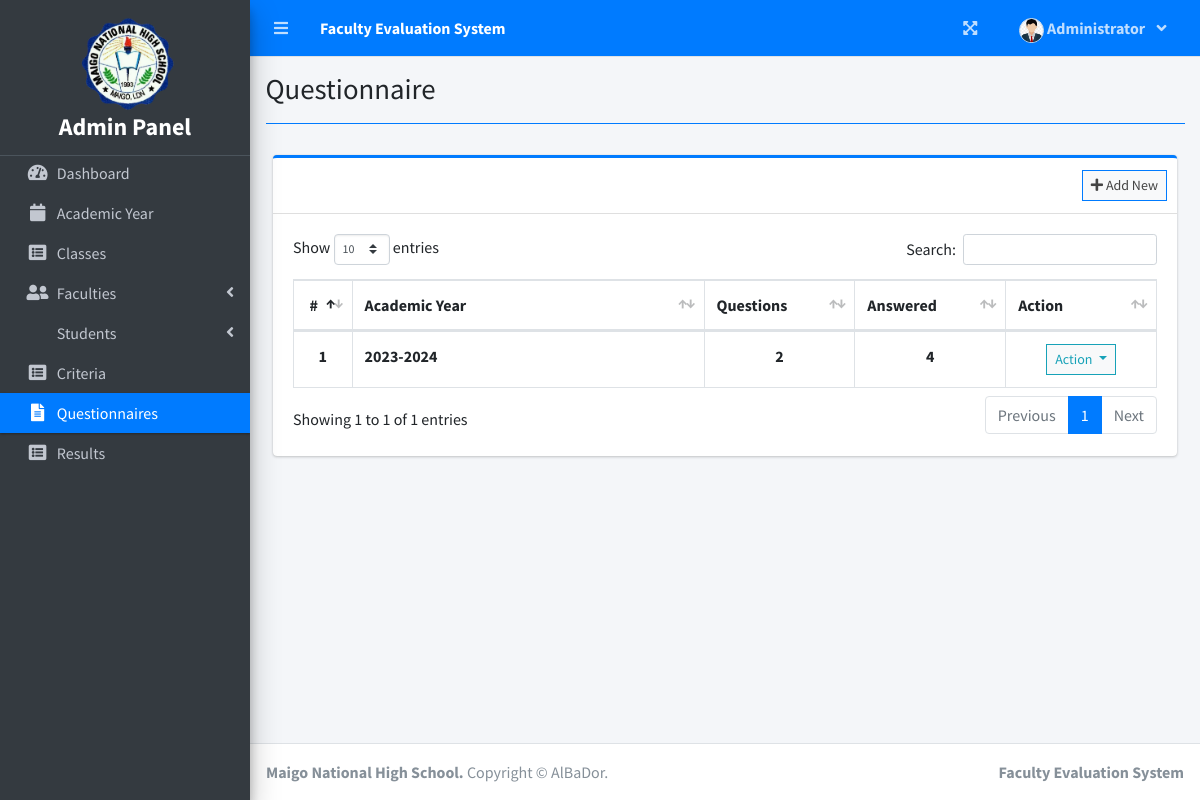
The page /index.php?page=questionnaire (signed in) on the database as committed earlier.
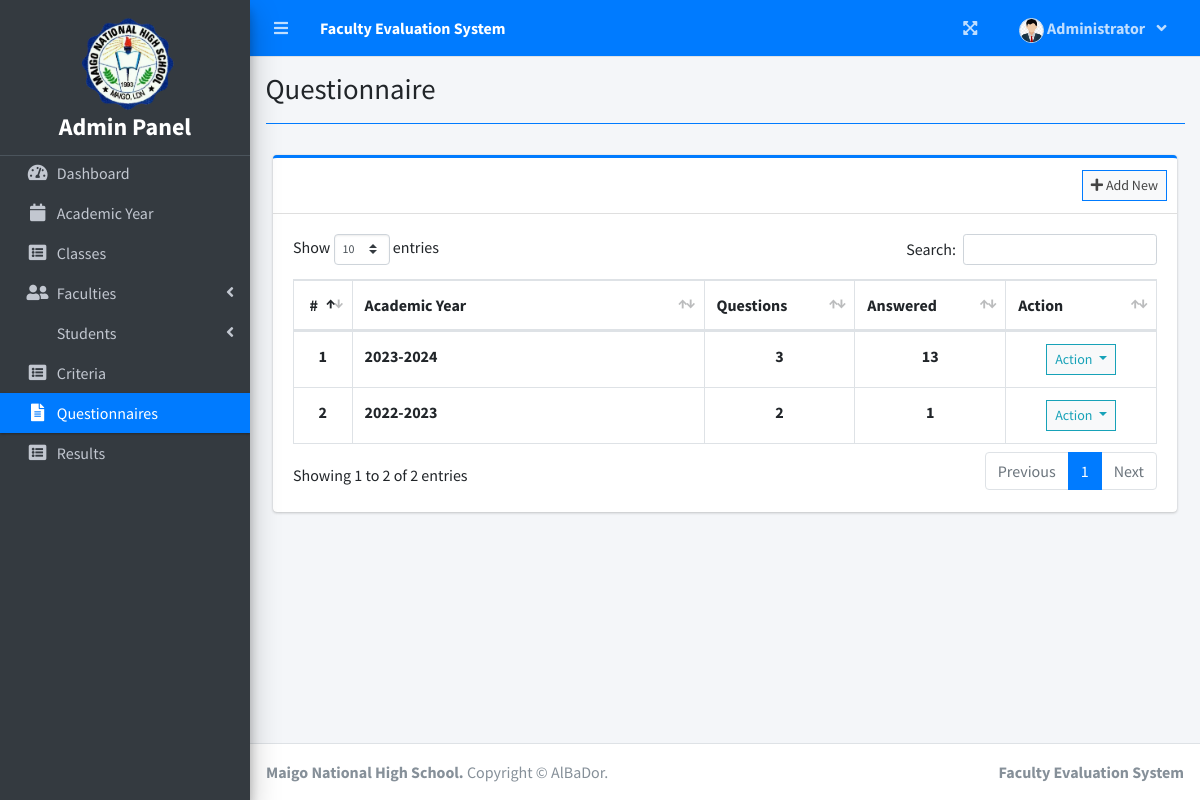
The same page on the database as committed later.
### tables this page shows
CREATE TABLE `academic_list` (
  `id` int(30) NOT NULL,
  `year` text NOT NULL,
  `semester` int(30) NOT NULL,
  `is_default` tinyint(1) NOT NULL DEFAULT 0,
  `status` int(1) NOT NULL DEFAULT 0 COMMENT '0=Pending,1=Start,2=Closed'
);

### admin/questionnaire.php (the view, shortened to what this page needs)
<?php include'db_connect.php' ?>
<div class="col-lg-12">
	<div class="card card-outline card-primary">
		<div class="card-header">
			<div class="card-tools">
				<a class="btn btn-block btn-sm btn-default btn-flat border-primary new_academic" href="javascript:void(0)"><i class="fa fa-plus"></i> Add New</a>
			</div>
		</div>
		<div class="card-body">
			<table class="table tabe-hover table-bordered" id="list">
				<colgroup>
					<col width="5%">
					<col width="35%">
					<col width="15%">
					<col width="15%">
					<col width="15%">
				</colgroup>
				<thead>
					<tr>
						<th class="text-center">#</th>
						<th>Academic Year</th>
						<th>Questions</th>
						<th>Answered</th>
						<th>Action</th>
					</tr>
				</thead>
				<tbody>
					<?php
					$i = 1;
					$qry = $conn->query("SELECT * FROM academic_list order by abs(year) desc ");
					while($row= $qry->fetch_assoc()):
						$questions = $conn->query("SELECT * FROM question_list where academic_id ={$row['id']} ")->num_rows;
						$answers = $conn->query("SELECT * FROM evaluation_list where academic_id ={$row['id']} ")->num_rows;
					?>
					<tr>
						<th class="text-center"><?php echo $i++ ?></th>
						<td><b><?php echo $row['year'] ?></b></td>
						<td class="text-center"><b><?php echo number_format($questions) ?></b></td>
						<td class="text-center"><b><?php echo number_format($answers) ?></b></td>
						<td class="text-center">
							<button type="button" class="btn btn-default btn-sm btn-flat border-info wave-effect text-info dropdown-toggle" data-toggle="dropdown" aria-expanded="true">
		                      Action
		                    </button>
						</td>
					</tr>
				<?php endwhile; ?>
				</tbody>
			</table>
		</div>
	</div>
</div>

### index.php (shortened to what this page needs)
<!DOCTYPE html>
<html lang="en">
<?php
	include 'header.php'
?>
<body class="hold-transition sidebar-mini layout-fixed layout-navbar-fixed layout-footer-fixed">
<div class="wrapper">
  <?php include 'topbar.php' ?>
  <?php include $_SESSION['login_view_folder'].'sidebar.php' ?>
  <div class="content-wrapper">
    <div class="content-header">
      <div class="container-fluid">
        <div class="row mb-2">
          <div class="col-sm-6">
            <h1 class="m-0"><?php echo $title ?></h1>
          </div>
        </div>
            <hr class="border-primary">
      </div>
    </div>
    <section class="content">
      <div class="container-fluid">
         <?php
            $page = isset($_GET['page']) ? $_GET['page'] : 'home';
            if(!file_exists($_SESSION['login_view_folder'].$page.".php")){
                include '404.html';
            }else{
            include $_SESSION['login_view_folder'].$page.'.php';
            }
          ?>
      </div>
    </section>
  </div>
  <footer class="main-footer">
    <strong> Maigo National High School.</strong>
    Copyright &copy; AlBaDor.
    <div class="float-right d-none d-sm-inline-block">
      <b><?php echo $_SESSION['system']['name'] ?></b>
    </div>
  </footer>
</div>
</body>
</html>

### header.php (shortened to what this page needs)
<head>
  <?php
  $title = isset($_GET['page']) ? ucwords(str_replace("_", ' ', $_GET['page'])) : "Home";
  ?>
  <link rel="stylesheet" href="assets/plugins/fontawesome-free/css/all.min.css">
  <link rel="stylesheet" href="https://code.ionicframework.com/ionicons/2.0.1/css/ionicons.min.css">
  <link rel="stylesheet" href="assets/plugins/overlayScrollbars/css/OverlayScrollbars.min.css">
  <link rel="stylesheet" href="assets/plugins/datatables-bs4/css/dataTables.bootstrap4.min.css">
  <link rel="stylesheet" href="assets/plugins/datatables-responsive/css/responsive.bootstrap4.min.css">
  <link rel="stylesheet" href="assets/plugins/datatables-buttons/css/buttons.bootstrap4.min.css">
  <link rel="stylesheet" href="assets/plugins/select2/css/select2.min.css">
  <link rel="stylesheet" href="assets/plugins/select2-bootstrap4-theme/select2-bootstrap4.min.css">
  <link rel="stylesheet" href="assets/plugins/sweetalert2-theme-bootstrap-4/bootstrap-4.min.css">
  <link rel="stylesheet" href="assets/plugins/jquery-ui/jquery-ui.min.css">
  <link rel="stylesheet" href="assets/plugins/toastr/toastr.min.css">
  <link rel="stylesheet" href="assets/plugins/dropzone/min/dropzone.min.css">
  <link rel="stylesheet" href="assets/dist/css/jquery.datetimepicker.min.css">
  <link rel="stylesheet" href="assets/plugins/icheck-bootstrap/icheck-bootstrap.min.css">
  <link rel="stylesheet" href="assets/plugins/bootstrap4-toggle/css/bootstrap4-toggle.min.css">
  <link rel="stylesheet" href="assets/dist/css/adminlte.min.css">
  <link rel="stylesheet" href="assets/dist/css/styles.css">
  <link rel="stylesheet" href="assets/plugins/summernote/summernote-bs4.min.css">
</head>

### topbar.php (shortened to what this page needs)
<nav class="main-header navbar navbar-expand navbar-primary navbar-dark ">
  <ul class="navbar-nav">
    <?php if(isset($_SESSION['login_id'])): ?>
    <li class="nav-item">
      <a class="nav-link" data-widget="pushmenu" href="" role="button"><i class="fas fa-bars"></i></a>
    </li>
  <?php endif; ?>
    <li>
      <a class="nav-link text-white"  href="./" role="button"> <large><b><?php echo $_SESSION['system']['name'] ?></b></large></a>
    </li>
  </ul>
  <ul class="navbar-nav ml-auto">
    <li class="nav-item">
      <a class="nav-link" data-widget="fullscreen" href="#" role="button">
        <i class="fas fa-expand-arrows-alt"></i>
      </a>
    </li>
   <li class="nav-item dropdown">
          <a class="nav-link"  data-toggle="dropdown" aria-expanded="true" href="javascript:void(0)">
            <span>
              <div class="d-felx badge-pill">
                <span class=""><img src="assets/uploads/<?php echo $_SESSION['login_avatar'] ?>" alt="" class="user-img border "></span>
                <span><b><?php echo ucwords($_SESSION['login_firstname']) ?></b></span>
                <span class="fa fa-angle-down ml-2"></span>
              </div>
            </span>
          </a>
    </li>
  </ul>
</nav>

### admin/sidebar.php (shortened to what this page needs)
<aside class="main-sidebar sidebar-dark-primary elevation-4">
  <div class="dropdown">
    <a href="./" class="brand-link d-flex flex-column justify-content-center align-items-center">
      <div class="logo"></div>
      <h4 class="text-center p-0 m-0"><b>Admin Panel</b></h4>
    </a>
  </div>
  <div class="sidebar">
    <nav class="sidenav">
      <ul class="nav nav-pills nav-sidebar flex-column nav-flat" data-widget="treeview" role="menu"
        data-accordion="false">
        <li class="nav-item dropdown">
          <a href="./" class="nav-link nav-home">
            <i class="nav-icon fas fa-tachometer-alt"></i>
            <p>
              Dashboard
            </p>
          </a>
        </li>
        <li class="nav-item dropdown">
          <a href="./index.php?page=academic_list" class="nav-link nav-academic_list">
            <i class="nav-icon fas fa-calendar"></i>
            <p>
              Academic Year
            </p>
          </a>
        </li>
        <li class="nav-item dropdown">
          <a href="./index.php?page=class_list" class="nav-link nav-class_list">
            <i class="nav-icon fas fa-list-alt"></i>
            <p>
              Classes
            </p>
          </a>
        </li>
        <li class="nav-item dropdown">
          <a href="#" class="nav-link nav-edit_faculty">
            <i class="nav-icon fas fa-user-friends"></i>
            <p>
              Faculties
              <i class="right fas fa-angle-left"></i>
            </p>
          </a>
        </li>
        <li class="nav-item">
          <a href="#" class="nav-link nav-edit_student">
            <p>
              Students
              <i class="right fas fa-angle-left"></i>
            </p>
          </a>
        </li>
        <li class="nav-item dropdown">
          <a href="./index.php?page=criteria_list" class="nav-link nav-criteria_list">
            <i class="nav-icon fas fa-list-alt"></i>
            <p>
              Criteria
            </p>
          </a>
        </li>
        <li class="nav-item dropdown">
          <a href="./index.php?page=questionnaire" class="nav-link nav-questionnaire">
            <i class="nav-icon fas fa-file-alt"></i>
            <p>
              Questionnaires
            </p>
          </a>
        </li>
        <li class="nav-item dropdown">
          <a href="./index.php?page=report" class="nav-link nav-report">
            <i class="nav-icon fas fa-list-alt"></i>
            <p>
              Results
            </p>
          </a>
        </li>
      </ul>
    </nav>
  </div>
</aside>

### topbar.php (style rules this page uses)
.user-img { border-radius: 50%; height: 25px; width: 25px; object-fit: cover; }

### admin/sidebar.php (style rules this page uses)
.logo { background-image: url('./assets/img/logo.png'); background-size: cover; background-position: center; width: 100px; height: 100px; border-radius: 50%; }
.sidenav { margin-top: 100px; transition: margin-top 0.3s ease; }

Rows that differ between the two databases and show on the page:
computed for academic_list (number 1 of 2 on the later page): questions "2" → "3"; answers "4" → "13"
added academic_list: year "2022-2023", questions "2", answers "1"
Other text that changed with them:
text written by a page script: "Show entries Search: Showing 1 to 1 of 1 entries Previous 1 Next" → "Show entries Search: Showing 1 to 2 of 2 entries Previous 1 Next"
